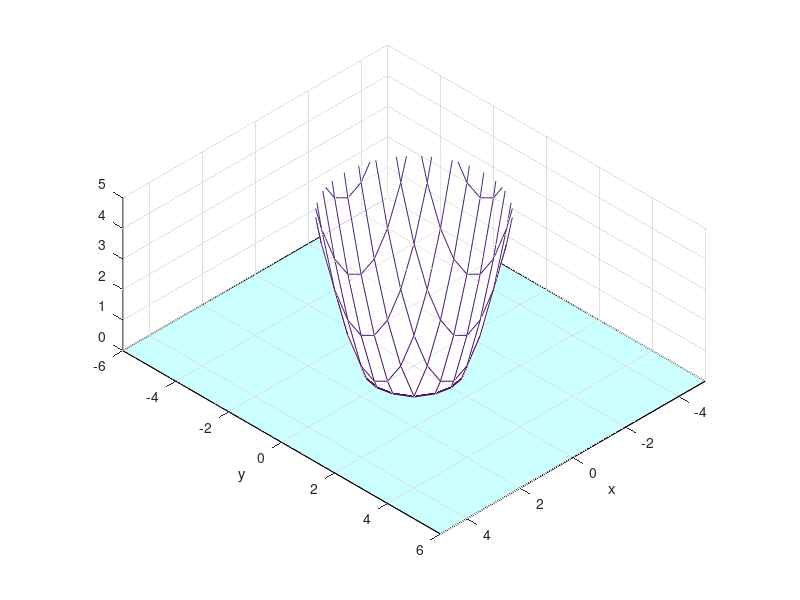
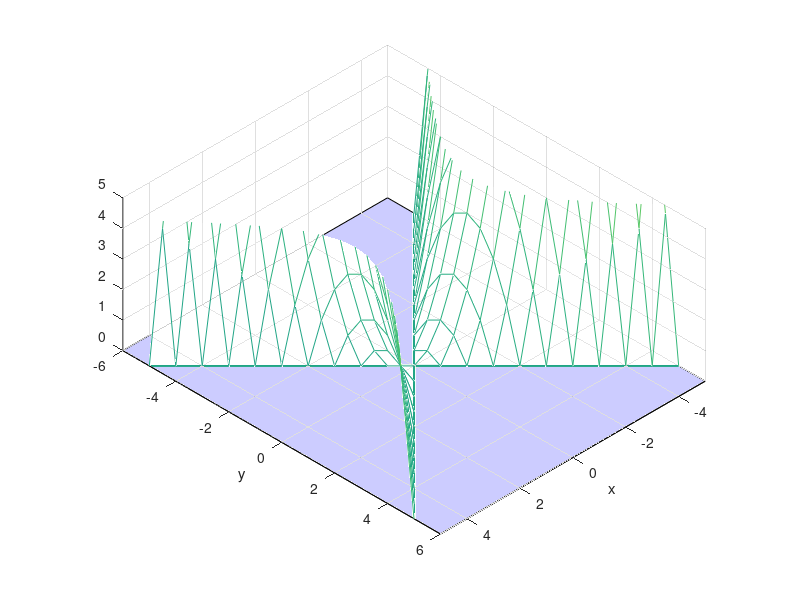
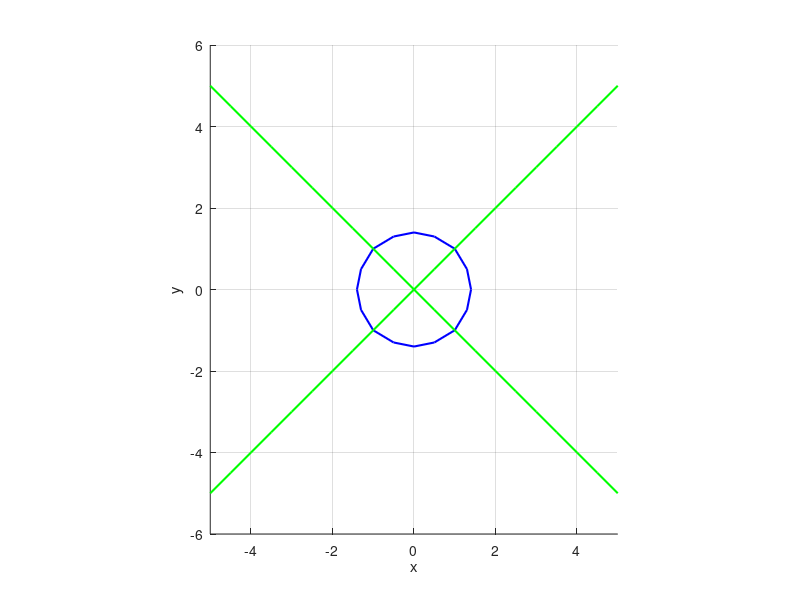

The MATLAB script that drew these images, in order:

%Grafinis metodas lygciu sistemai

function pagrindine
clc,close all

x=[-5:0.5:5];y=[-6:0.5:6];
Z=pavirsius(@f,x,y);
figure(1),hold on,grid on,axis equal,axis([min(x) max(x) min(y) max(y) 0 5]);view([1 1 1]);
xlabel('x'),ylabel('y');
mesh(x,y,Z(:,:,1)','FaceAlpha',0.2);contour(x,y,Z(:,:,1)',[0,0 ],'LineWidth',1.5);
xx=axis;
fill([xx(1),xx(1),xx(2),xx(2)],[xx(3),xx(4),xx(4),xx(3)],'c','FaceAlpha',0.2);

figure(2),hold on,grid on,axis equal,axis([min(x) max(x) min(y) max(y) 0 5]);view([1 1 1]);
xlabel('x'),ylabel('y')
mesh(x,y,Z(:,:,2)','FaceAlpha',0.2);contour(x,y,Z(:,:,2)',[0 0],'LineWidth',1.5)
xx=axis;
fill([xx(1),xx(1),xx(2),xx(2)],[xx(3),xx(4),xx(4),xx(3)],'b','FaceAlpha',0.2);




figure(3),hold on,grid on,axis equal
contour(x,y,Z(:,:,1)',[0 0],'b','LineWidth',1.5)
contour(x,y,Z(:,:,2)',[0 0],'g','LineWidth',1.5)
% contour(x,y,Z(:,:,1)')
% contour(x,y,Z(:,:,2)')
xlabel('x'),ylabel('y')

return
end

%   Lygciu sistemos funkcija 
    function fff=f(x)
    fff=[x(1)^2+x(2)^2-2;
         x(1)^2-x(2)^2];
    return
    end

    function Z=pavirsius(funk,x,y)
    for i=1:length(x)
        for j=1:length(y)
            Z(i,j,1:2)=funk([x(i),y(j)]);
        end
    end
        
    return
    end